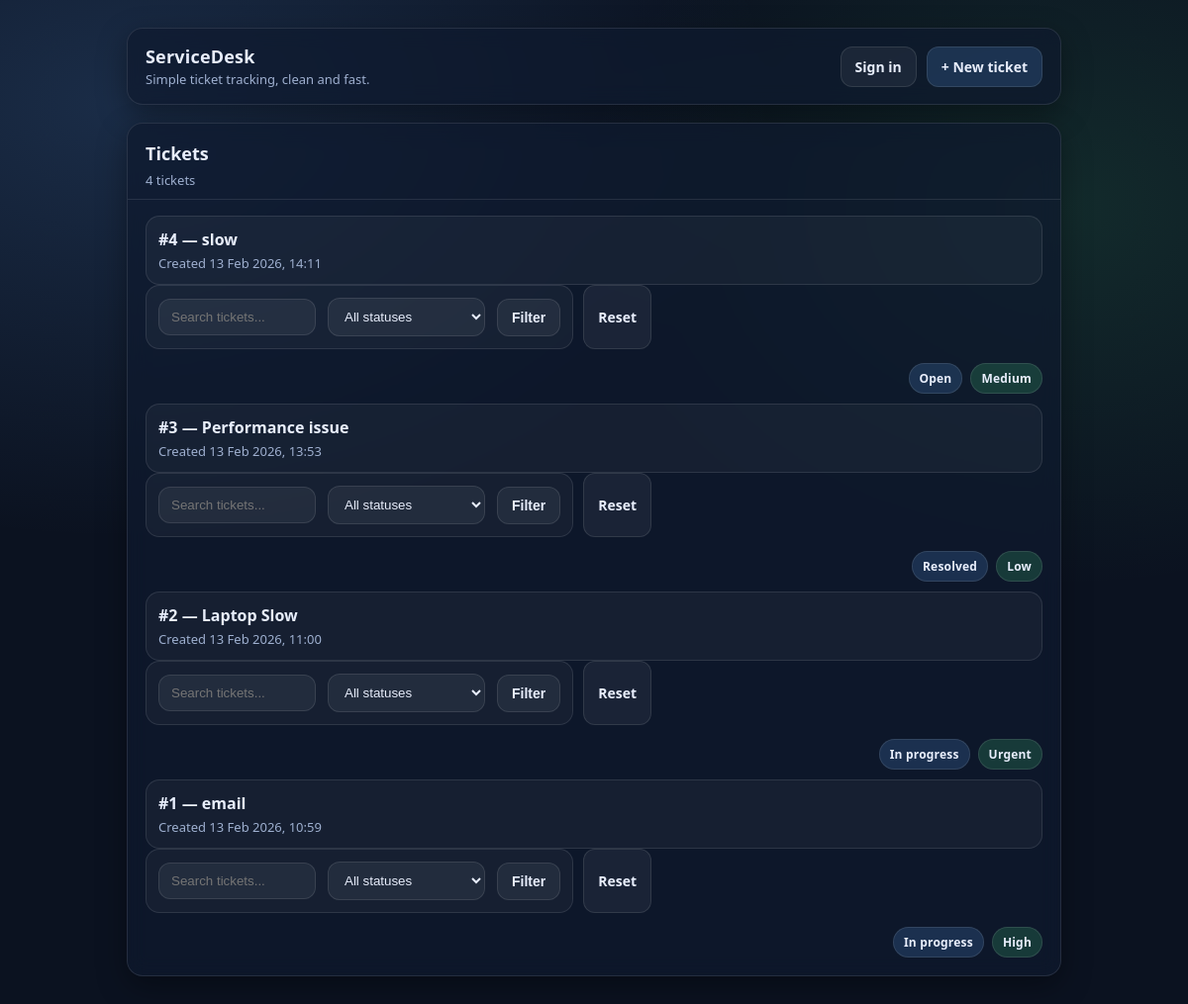
The page /tickets/ on the database its author committed.
### tickets/models.py (models this page shows, shortened)
class Ticket(models.Model):
    class Status(models.TextChoices):
        OPEN = "OPEN", "Open"
        IN_PROGRESS = "IN_PROGRESS", "In progress"
        RESOLVED = "RESOLVED", "Resolved"
        CLOSED = "CLOSED", "Closed"
    class Priority(models.TextChoices):
        LOW = "LOW", "Low"
        MEDIUM = "MEDIUM", "Medium"
        HIGH = "HIGH", "High"
        URGENT = "URGENT", "Urgent"
    title = models.CharField(max_length=200)
    description = models.TextField(blank=True)
    status = models.CharField(
        max_length=20,
        choices=Status.choices,
        default=Status.OPEN,
    )
    priority = models.CharField(
        max_length=10,
        choices=Priority.choices,
        default=Priority.MEDIUM,
    )
    owner = models.ForeignKey(
        settings.AUTH_USER_MODEL,
        on_delete=models.CASCADE,
        related_name="tickets",
        null=True,
        blank=True,
    )
    created_at = models.DateTimeField(auto_now_add=True)
    updated_at = models.DateTimeField(auto_now=True)

### tickets/views.py (the view)
# urls.py: path("tickets/", ticket_list, name="ticket_list"),
def ticket_list(request):
    q = request.GET.get("q", "").strip()
    status = request.GET.get("status", "").strip()
    tickets = Ticket.objects.all()
    if q:
        tickets = tickets.filter(
            Q(title__icontains=q) | Q(description__icontains=q)
        )
    if status:
        tickets = tickets.filter(status=status)
    tickets = tickets.order_by("-created_at")
    context = {
        "tickets": tickets,
        "q": q,
        "status": status,
        "status_choices": Ticket.Status.choices,
    }
    return render(request, "tickets/ticket_list.html", context)

### tickets/templates/tickets/ticket_list.html (shortened to what this page needs)
{% extends "tickets/base.html" %}
{% block topbar_actions %}
  <a class="btn primary" href="/tickets/new/">+ New ticket</a>
{% endblock %}
{% block content %}
  <div class="card">
    <div class="card-header">
      <h2>Tickets</h2>
      <div class="sub">
        {% if tickets %}
          {{ tickets|length }} ticket{{ tickets|length|pluralize }}
        {% else %}
          No tickets yet
        {% endif %}
      </div>
    </div>
    <div class="card-body">
      {% if tickets %}
        <ul class="list">
          {% for ticket in tickets %}
            <li>
              <a class="row" href="/tickets/{{ ticket.id }}/">
                <div class="row-left">
                  <div class="row-title">#{{ ticket.id }} — {{ ticket.title }}</div>
                  <div class="row-meta">
                    Created {{ ticket.created_at|date:"j M Y, H:i" }}
                  </div>
                </div>
                <form method="get" style="display:flex; gap:10px; flex-wrap:wrap; margin-bottom:14px;">
                  <input type="text" name="q" placeholder="Search tickets..." value="{{ q }}" style="max-width:340px;" />
                  <select name="status" style="max-width:220px;">
                    <option value="">All statuses</option>
                  </select>
                  <button class="btn" type="submit">Filter</button>
                  <a class="btn" href="/tickets/">Reset</a>
                </form>
                <div class="badges">
                  <span class="badge info">{{ ticket.get_status_display }}</span>
                  {% if ticket.get_priority_display == "URGENT" or ticket.get_priority_display == "HIGH" %}
                    <span class="badge bad">{{ ticket.get_priority_display }}</span>
                  {% elif ticket.get_priority_display == "MEDIUM" %}
                    <span class="badge warn">{{ ticket.get_priority_display }}</span>
                  {% else %}
                    <span class="badge good">{{ ticket.get_priority_display }}</span>
                  {% endif %}
                </div>
              </a>
            </li>
          {% endfor %}
        </ul>
      {% endif %}
    </div>
  </div>
{% endblock %}

### tickets/templates/tickets/base.html (style rules this page uses)
:root { --bg: #0b1220; --card: #0f1a2e; --muted: #9fb0d0; --text: #e8eefc; --border: rgba(255,255,255,.10); --shadow: 0 10px 30px rgba(0,0,0,.35); --radius: 16px; --good: rgba(74,222,128,.18); --warn: rgba(251,191,36,.18); --bad: rgba(248,113,113,.18); --info: rgba(96,165,250,.18); }
* { box-sizing: border-box; }
body { margin:0; font-family: ui-sans-serif, system-ui, -apple-system, Segoe UI, Roboto, Helvetica, Arial; background: radial-gradient(1200px 800px at 10% 10%, rgba(96,165,250,.18), transparent 55%), radial-gradient(900px 700px at 90% 20%, rgba(74,222,128,.12), transparent 55%), var(--bg); color: var(--text); }
a { color: inherit; text-decoration: none; }
.btn { display:inline-flex; align-items:center; gap: 8px; padding: 10px 14px; border-radius: 12px; border: 1px solid var(--border); background: rgba(255,255,255,.06); color: var(--text); cursor:pointer; font-weight: 600; font-size: 14px; }
.btn.primary { background: rgba(96,165,250,.18); }
.card { margin-top: 18px; border: 1px solid var(--border); border-radius: var(--radius); background: rgba(15,26,46,.72); box-shadow: var(--shadow); backdrop-filter: blur(10px); overflow:hidden; }
.card-header { padding: 18px 18px 10px; border-bottom: 1px solid var(--border); }
.card-header h2 { margin:0; font-size: 18px; }
.card-header .sub { margin-top: 6px; color: var(--muted); font-size: 13px; }
.card-body { padding: 16px 18px 18px; }
.list { list-style: none; padding: 0; margin: 0; display:flex; flex-direction: column; gap: 10px; }
.row { display:flex; align-items:center; justify-content: space-between; gap: 12px; padding: 12px 12px; border: 1px solid var(--border); border-radius: 14px; background: rgba(255,255,255,.04); }
.row-left { min-width: 0; display:flex; flex-direction: column; gap: 4px; }
.row-title { font-weight: 700; white-space: nowrap; overflow: hidden; text-overflow: ellipsis; max-width: 620px; }
.row-meta { color: var(--muted); font-size: 13px; }
.badges { display:flex; gap: 8px; flex-wrap: wrap; justify-content: flex-end; }
.badge { padding: 6px 10px; border-radius: 999px; border: 1px solid var(--border); font-size: 12px; font-weight: 700; letter-spacing: .2px; }
.badge.info { background: var(--info); }
.badge.good { background: var(--good); }
input, textarea, select { width:100%; padding: 10px 12px; border-radius: 12px; border: 1px solid var(--border); background: rgba(255,255,255,.06); color: var(--text); outline: none; }

### rows shown on the page
Ticket: id "4", title "slow", created_at "13 Feb 2026, 14:11", status "Open", priority "Medium"
Ticket: id "3", title "Performance issue", created_at "13 Feb 2026, 13:53", status "Resolved", priority "Low"
Ticket: id "2", title "Laptop Slow", created_at "13 Feb 2026, 11:00", status "In progress", priority "Urgent"
Ticket: id "1", title "email", created_at "13 Feb 2026, 10:59", status "In progress", priority "High"

### other values the page prints
{{ tickets|length }} "4"
